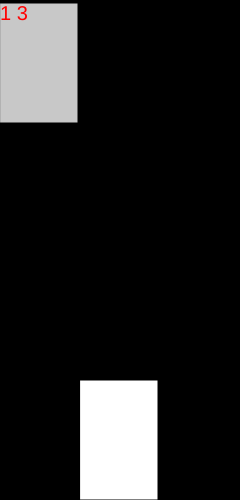
Frame 1 (no input)
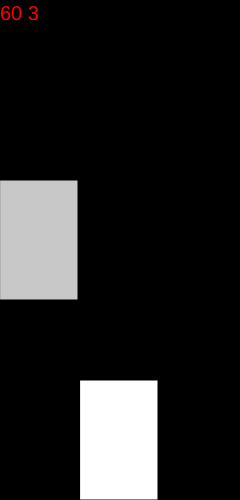
Frame 60 (no input)
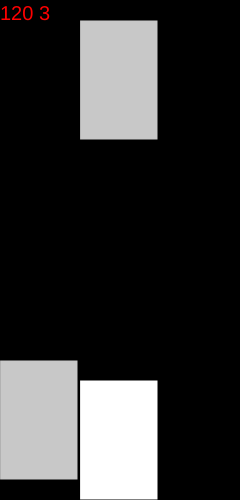
Frame 120 (the mouse pressed at the canvas centre since frame 60)

The p5.js sketch that drew these frames (run headless with seeded random() and noise() and a simulated clock; from frame 60 on, the mouse is pressed at the canvas centre):

// p5.js sketch
// ── sketch.js
let lines = 3;
let lineSize = 80;
let carHeight = 120
let car;
let cars = [];
let points = 0;
let defVel = 3;
let vel = defVel;


function setup() {
	createCanvas(lineSize*lines, 500);
	textSize(20);

	car = new Car(lineSize, height-carHeight, lineSize-2, carHeight, 255);

	for (let i = 0; i < 3; i++) {
		let y = -170*2*i;
		cars[i] = new Car(lineSize*i, y, lineSize-2, carHeight, 200);
	}
}



function draw() {
	background(0);
	points++;
	vel = defVel + floor(points/500);

	for (let c of cars) {
		c.update();
		c.draw();

		if (car.collide(c)) {
			car.x = lineSize;
			vel = defVel;
			points = 0;

			for (let c of cars) {
				c.y -= 500;
			}

			alert('Game over!');

			break;
		}
	}


	fill('red');
	text(points+' '+vel, 0, 20);
	car.draw();
}



function keyPressed() {
	if (keyCode == 37) {
		car.moveLeft();
	} else if (keyCode == 39) {
		car.moveRight();
	}
}





// ── car.js
function Car(x, y, w, h, color) {
	this.x = x;
	this.y = y;
	this.w = w;
	this.h = h;
	this.color = color;
}




Car.prototype.update = function() {
	this.y += vel;

	if (this.y >= height) {
		this.y = -this.h;
	}
};


Car.prototype.draw = function() {
	fill(this.color);
	rect(this.x, this.y, this.w, this.h);
};


Car.prototype.moveLeft = function() {
	if (this.x == 0) return;

	this.x -= lineSize;
};


Car.prototype.moveRight = function() {
	if (this.x == lineSize*(lines-1)) return;

	this.x += lineSize;
};


Car.prototype.collide = function(other) {
	if (this.x != other.x) return false;

	return (other.y < this.y && this.y < other.y+other.h) || 
				(other.y < this.y+this.h && this.y+this.h < other.y+other.h);
};
